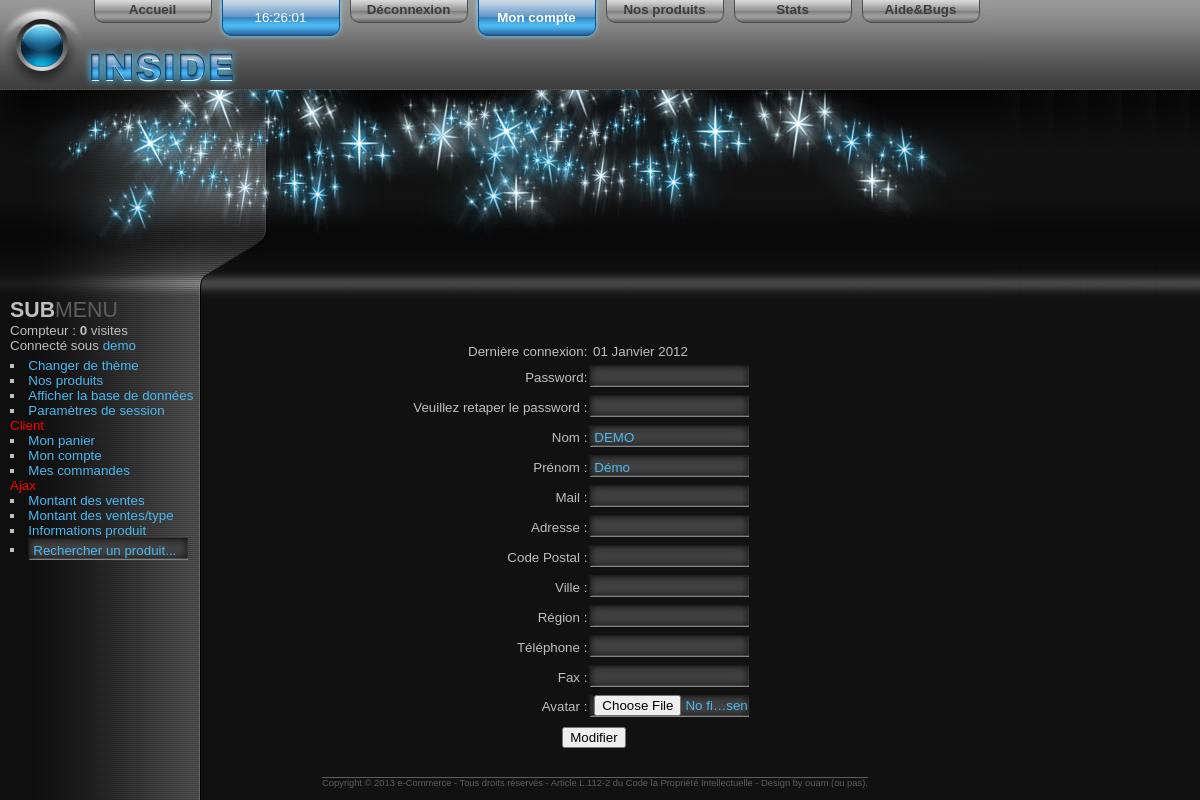
The app's page /compte.php (signed in) with its own data.
### tables this page shows
CREATE TABLE IF NOT EXISTS `client` (
  `idClient` int(10) unsigned NOT NULL AUTO_INCREMENT,
  `nomClient` varchar(50) DEFAULT NULL,
  `prenomClient` varchar(50) DEFAULT NULL,
  `adresseClient` varchar(50) DEFAULT NULL,
  `postalClient` char(5) DEFAULT NULL,
  `villeClient` varchar(50) DEFAULT NULL,
  `regionClient` varchar(50) DEFAULT NULL,
  `telClient` char(15) DEFAULT NULL,
  `faxClient` char(15) DEFAULT NULL,
  `emailClient` varchar(50) DEFAULT NULL,
  `login` varchar(50) DEFAULT NULL,
  `password` varchar(100) DEFAULT NULL,
  `skin` int(1) DEFAULT '1',
  `admin` tinyint(1) DEFAULT '0',
  `avatar` varchar(100) NOT NULL DEFAULT '',
  `derniereConnexion` date NOT NULL DEFAULT '2012-01-01',
  PRIMARY KEY (`idClient`),
  UNIQUE KEY `unique_client` (`idClient`)
);

### includes/utils.php (called while the page is built, shortened)
<?php
	function query($sql = '',$debug = 0)
	{
		if(!$resultat = mysql_query($sql))
		{
			$str = "<div style='text-align:left;'>Erreur SQL (Spécial IUT) :";
			if($_SESSION['admin'] > 0)
				$str .= $sql;
			$str .= "<br />Erreur n°".mysql_errno();
			if($_SESSION['admin'] > 0)
				$str .= ":".mysql_error();
			else
				$str .= ": Contactez votre administrateur ";
			$str .= "</div>";
			die($str);
		}
		return $resultat;
	}
	function fetch($resultat)
	{
		$row = mysql_fetch_row($resultat);
		return $row;
	}
	function e($string)
	{
		if(ctype_digit($string))
		{
			$string = intval($string);
		}
		else
		{
			$string = trim($string);
			$string = mysql_real_escape_string($string);
			$string = addcslashes($string, '%_');
		}
		return $string;
	}
	function s($string)
	{
		return str_replace('\_','_',htmlspecialchars($string));
	}
	function s_tab($tableau)
	{
		$retour = array();
		for($i = 0; isset($tableau[$i]) ;$i++)
		{
			$retour[$i] = s($tableau[$i]);
		}
		return $retour;
	}
	function datetostring($string)
	{
		if(strlen($string) != 10 or $string == '0000-00-00')
			return "";
		else
		{
			$retour = explode('-',$string);
			if(isset($retour[2]))
			{
				switch($retour[1])
				{
					case '01':
						$mois = "Janvier";
					break;
				}
				$date = $retour[2].' '.$mois.' '.$retour[0];
			}else
				$date = "";
			return $date;
		}
	}
?>

### compte.php (the view, shortened to what this page needs)
<?php
	$fic = 'includes/header.php';
	if(file_exists($fic))
		include($fic);
	if($_SESSION['id'] == 0)
	{
		echo erreur("Vous devez vous <a href='identification.php'>connecter</a> .<br />");
	}else
	{
		$extSite = "";
		if(isset($_GET['i']) && $_SESSION['admin'] > 2)
		{
			$extSite = "?i=".$_GET['i'];
			$idClient = e($_GET['i']);
		}else
			$idClient = e($_SESSION['id']);
			$res = query("select nomClient,prenomClient,emailClient,adresseClient,postalClient,
								villeClient,regionClient,telClient,faxClient,avatar,
								admin,derniereConnexion from client WHERE idClient = '".$idClient."';");
			if($row = fetch($res))
			{
				$row = s_tab($row);
				echo '<div style="margin-left:25%;">
						<br /><br />
						<form action="'.$_SERVER['PHP_SELF'].$extSite.'" method="post" enctype="multipart/form-data">
							<input type="hidden" name="MAX_FILE_SIZE" value="2500000" />
							<table id="none">';
							echo'
								<tr><td>Dernière connexion:</td><td style="float:left;">&nbsp;'.datetostring($row[11]).'</td></tr>
								<tr><td>Password:</td><td style="float:left;"><input type="text" name="pwd" class="input" value=""   /></td></tr>
								<tr><td>Veuillez retaper le password :</td><td style="float:left;"><input  value="" type="text" name="pwd2" class="input"/></td></tr>
								<tr><td>Nom :</td><td style="float:left;"><input type="text" name="nom" class="input" value="'.$row[0].'" /></td></tr>
								<tr><td>Prénom :</td><td style="float:left;"><input type="text" name="prenom" class="input" value="'.$row[1].'" /></td></tr>
								<tr><td>Mail :</td><td style="float:left;"><input type="text" name="mail" class="input" value="'.$row[2].'" /></td></tr>
								<tr><td>Adresse :</td><td style="float:left;"><input type="text" name="adresse" class="input" value="'.$row[3].'" /></td></tr>
								<tr><td>Code Postal :</td><td style="float:left;"><input type="text" name="cp" class="input" value="'.$row[4].'" /></td></tr>
								<tr><td>Ville :</td><td style="float:left;"><input type="text" name="ville" class="input" value="'.$row[5].'" /></td></tr>
								<tr><td>Région :</td><td style="float:left;"><input type="text" name="region" class="input" value="'.$row[6].'" /></td></tr>
								<tr><td>Téléphone :</td><td style="float:left;"><input type="text" name="tel" class="input" value="'.$row[7].'" /></td></tr>
								<tr><td>Fax :</td><td style="float:left;"><input type="text" name="fax" class="input" value="'.$row[8].'" /></td></tr>
								<tr><td>Avatar :</td><td style="float:left;">';
									echo '<input type="file" name="avatar" class="input" /></td></tr>';
							echo '</table>
							<p>
								<input style="margin-left:26%;" type="submit" value="Modifier" />
							</p>
						</form>
					</div>';
			}else
				erreur("Aucun utilisateur trouvé, veuillez vous <a href='identification.php'>reconnecter</a>.<br />");
	}
	$fic = 'includes/footer.php';
	if(file_exists($fic))
		include('includes/footer.php');
?>

### scripts/commun.css (style rules this page uses)
table,td { border: thin solid #6495ed; border-collapse:collapse; }
#none, #none td { border :none; padding-bottom:5px; text-align:right; }

### includes/sous-header1/style.css (style rules this page uses)
html { font-family: Arial, Helvetica, sans-serif; font-size: 10pt; text-align: left; color: #bfbfbf; background-color: #111111; background-image: url("images/gauche_bg.jpg"); background-repeat: repeat-y; background-position: left top; padding: 0; margin: 0; }
body { height: 100%; padding: 0; margin: 0; background-image: url("images/background.jpg"); background-repeat: repeat-x; background-position: left top; }
p { margin: 5px auto; }
form { margin: 15px 0 15px 0; }
form p { margin: 5px 0; }
.input { width: 160px; height: 22px; line-height: 18px; font-size: 10pt; color: #4bb8f0; background-color: transparent; vertical-align: middle; background-image: url("images/input.jpg"); background-repeat: no-repeat; background-position: left top; padding-left: 5px; outline: none; border: none; }

### records on screen
client: derniereConnexion "01 Janvier 2012", nom "DEMO", prenom "Démo"

### other values on screen
$nbVisites "0"
$_SESSION['login'] "demo"
$nomSite "e-Commerce"
